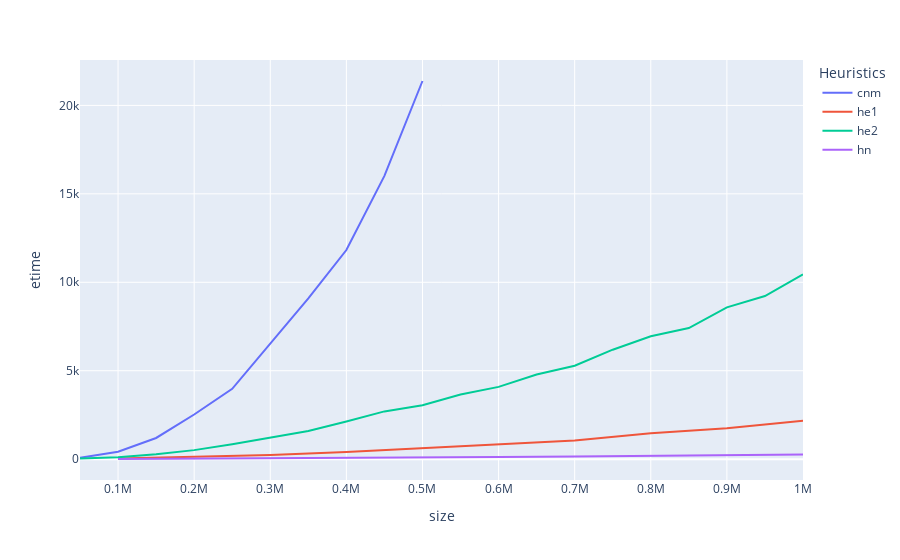

Notebook code for this chart:
### Markdown cell above
このように欄の値ごとに個別の線を描き分けるためには `px.line` にパラメタを追加することで「どの欄のデータを用いて描きわけるか」を伝えます。

以下のコードセルは `Heuristics` 欄にしたがって、**異なる色** (`color`) を利用して線を描きわけることを指示しています。

### Code cell
px.line(size_etime_all,
        x='size', y='etime',
        color='Heuristics',
        )

### Figure 1 — Plotly figure (JSON) as saved in the notebook; plotly's stock layout.template omitted (floating-point values rounded to 4 significant figures)
{"data": [{"hovertemplate": "Heuristics=cnm<br>size=%{x}<br>etime=%{y}<extra></extra>", "legendgroup": "cnm", "line": {"color": "#636efa", "dash": "solid"}, "marker": {"symbol": "circle"}, "mode": "lines", "name": "cnm", "orientation": "v", "showlegend": true, "type": "scatter", "x": [50000, 100000, 150000, 200000, 250000, 300000, 350000, 400000, 450000, 500000], "xaxis": "x", "y": [77.69, 423.7, 1199.0, 2526.0, 3980.0, 6509.0, 9092.0, 11820.0, 16020.0, 21380.0], "yaxis": "y"}, {"hovertemplate": "Heuristics=he1<br>size=%{x}<br>etime=%{y}<extra></extra>", "legendgroup": "he1", "line": {"color": "#EF553B", "dash": "solid"}, "marker": {"symbol": "circle"}, "mode": "lines", "name": "he1", "orientation": "v", "showlegend": true, "type": "scatter", "x": [100000, 200000, 300000, 400000, 500000, 600000, 700000, 800000, 900000, 1000000], "xaxis": "x", "y": [37.51, 128.7, 241.1, 407.5, 616.4, 813.7, 1056.0, 1467.0, 1750.0, 2168.0], "yaxis": "y"}, {"hovertemplate": "Heuristics=he2<br>size=%{x}<br>etime=%{y}<extra></extra>", "legendgroup": "he2", "line": {"color": "#00cc96", "dash": "solid"}, "marker": {"symbol": "circle"}, "mode": "lines", "name": "he2", "orientation": "v", "showlegend": true, "type": "scatter", "x": [50000, 100000, 150000, 200000, 250000, 300000, 350000, 400000, 450000, 500000, 550000, 600000, 650000, 700000, 750000, 800000, 850000, 900000, 950000, 1000000], "xaxis": "x", "y": [34.06, 114.9, 283.9, 511.2, 841.2, 1199.0, 1597.0, 2129.0, 2701.0, 3051.0, 3653.0, 4087.0, 4787.0, 5281.0, 6190.0, 6947.0, 7414.0, 8585.0, 9221.0, 10440.0], "yaxis": "y"}, {"hovertemplate": "Heuristics=hn<br>size=%{x}<br>etime=%{y}<extra></extra>", "legendgroup": "hn", "line": {"color": "#ab63fa", "dash": "solid"}, "marker": {"symbol": "circle"}, "mode": "lines", "name": "hn", "orientation": "v", "showlegend": true, "type": "scatter", "x": [100000, 200000, 300000, 400000, 500000, 600000, 700000, 800000, 900000, 1000000], "xaxis": "x", "y": [9.904, 25.69, 47.18, 70.04, 97.12, 122.6, 155.5, 189.7, 209.6, 268.0], "yaxis": "y"}], "layout": {"legend": {"title": {"text": "Heuristics"}, "tracegroupgap": 0}, "margin": {"t": 60}, "xaxis": {"anchor": "y", "domain": [0, 1], "title": {"text": "size"}}, "yaxis": {"anchor": "x", "domain": [0, 1], "title": {"text": "etime"}}}}
